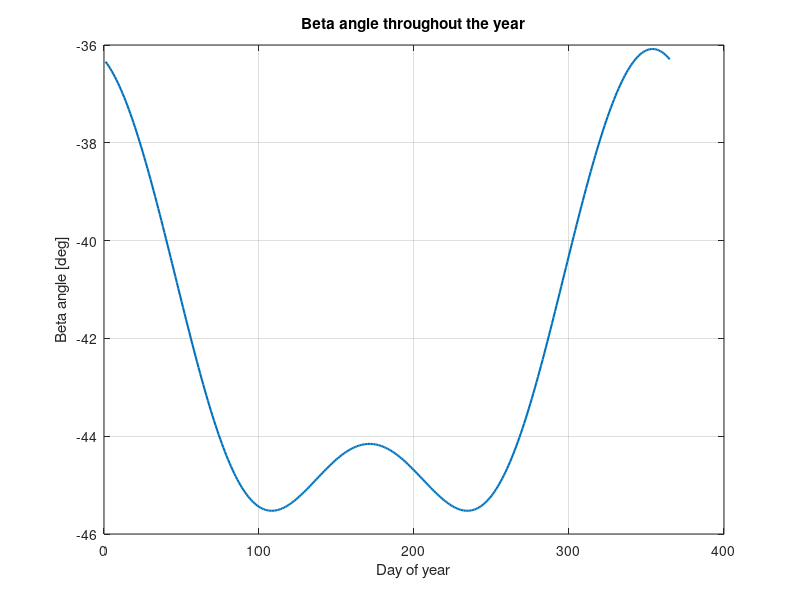
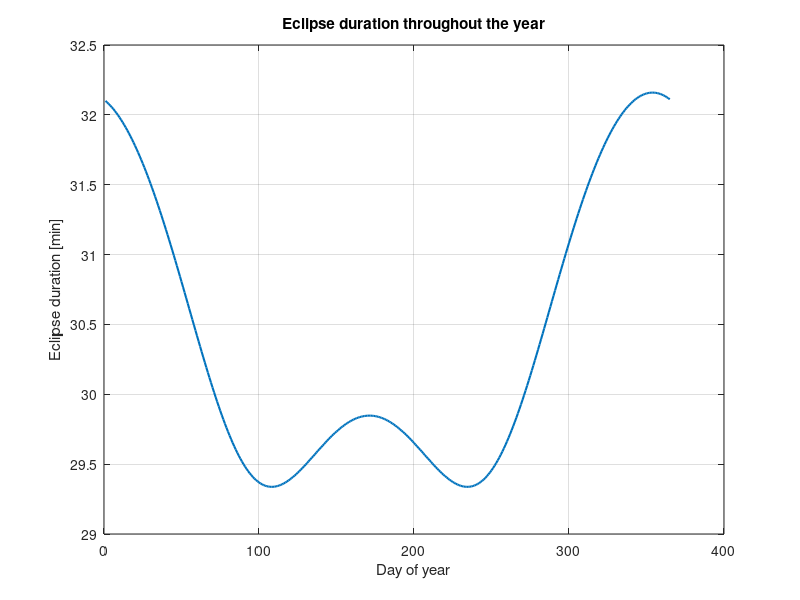

MATLAB code for these plots, in order:
clc
clear
close all

% SSO Calculator 
clc; clear; close all;

%% Constants
Re = 6378.137e3;          % Earth radius [m]
mu = 3.986004418e14;      % Earth gravitational parameter [m^3/s]

%% Orbital parameters
h = 600e3;
a = Re + h;
e = 0;

i = deg2rad(97.78);
LTAN = 9; %orbit sso 9am to 21 pm

n = sqrt(mu/a^3);
T = 2*pi/n;

%% Sun geometry
d = 1:365;                % Day of year

delta = deg2rad(23.44) .* sin(2*pi*(d-80)/365.2422);

H = deg2rad(15*(LTAN-12));

%% Beta angle
sin_beta = sin(i).*cos(delta).*sin(H) + cos(i).*sin(delta);

beta = asin(sin_beta);

%% Eclipse calculation
beta_crit = asin(Re/a);

theta_e = acos(sqrt(1-(Re/a)^2)./cos(beta));

eclipse_time = zeros(size(d));

eclipse_condition = abs(beta) < beta_crit;

eclipse_time(eclipse_condition) = ...
    2*theta_e(eclipse_condition)/n;

%% Results
fprintf('Orbital period: %.2f min\n',T/60);
fprintf('Critical beta: %.2f deg\n',rad2deg(beta_crit));
fprintf('Maximum eclipse: %.2f min\n',max(eclipse_time)/60);
fprintf('Minimum eclipse: %.2f min\n',min(eclipse_time)/60);

%% Plots
figure;
plot(d,rad2deg(beta),'LineWidth',1.5);
grid on;
xlabel('Day of year');
ylabel('Beta angle [deg]');
title('Beta angle throughout the year');

figure;
plot(d,eclipse_time/60,'LineWidth',1.5);
grid on;
xlabel('Day of year');
ylabel('Eclipse duration [min]');
title('Eclipse duration throughout the year');
